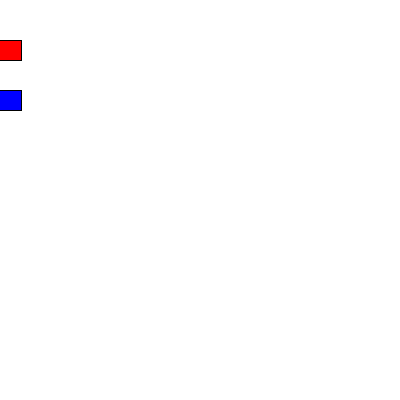
Frame 1 (no input)
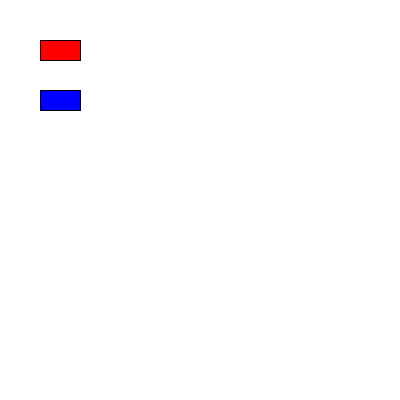
Frame 60 (the mouse pressed at the canvas centre just before this capture)
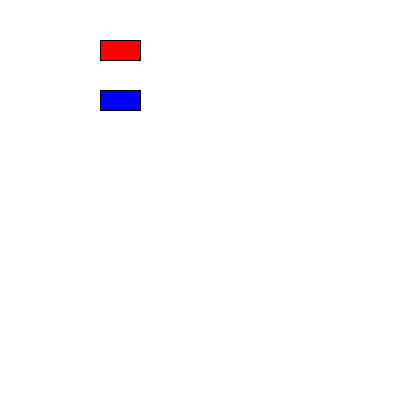
Frame 120 (the mouse held since frame 60 and released just before this capture)

The Processing sketch that drew these frames (run headless with seeded random() and noise(); from frame 60 on, the mouse is pressed at the canvas centre):

// Processing sketch: car
// ── car.pde
class Car {
 color c;
 float xpos;
 float ypos;
 float xspeed;

// Create constructor function Car()
// Add arguments to constructor
 Car(color tempC, float tempX, float tempY, float tempXspeed) {
   c = tempC;
   xpos = tempX;
   ypos = tempY;
   xspeed = tempXspeed;
 }

 void display(){
  // Car is drawn as a square
  rectMode(CENTER);
  fill(c);
  rect(xpos, ypos, 40, 20);
 }

 void move() {
  xpos = xpos + xspeed;
  if (xpos > width) {
   xpos = 0;
  }
 }
}

// ── objectExample.pde
// Declare car object as a global variable
Car myCar1;
Car myCar2;

void settings () {
  size(400, 400);
}

void setup() {
  // Initialize car object
  // Pass parameters into new Car() object
  myCar1 = new Car(color(255, 0, 0), 0, 50, 1);
  myCar2 = new Car(color(0, 0, 255), 0, 100, 1);
}

void draw(){
  background(255);

  // Operate Car object
  myCar1.move();
  myCar1.display();

  myCar2.move();
  myCar2.display();
}
